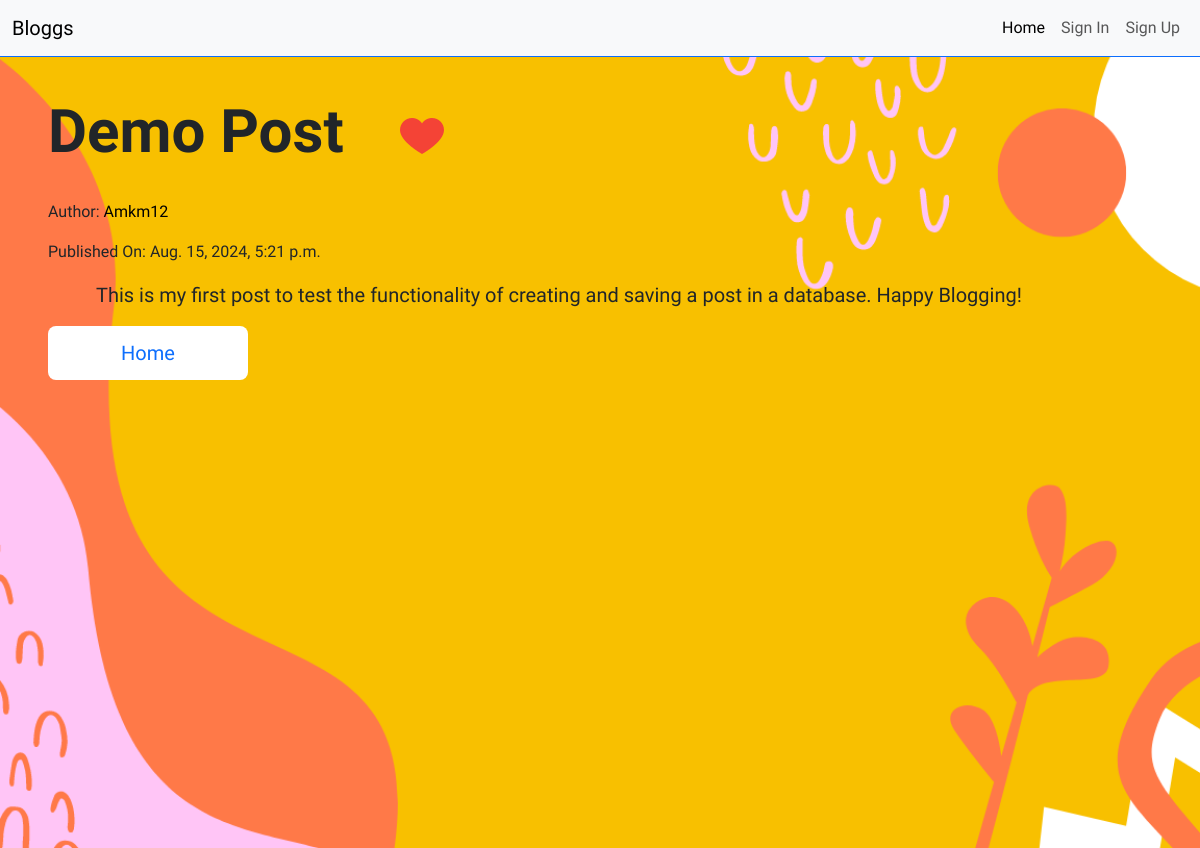
/blogs/read/2/1/, run on an earlier commit of the app's database.
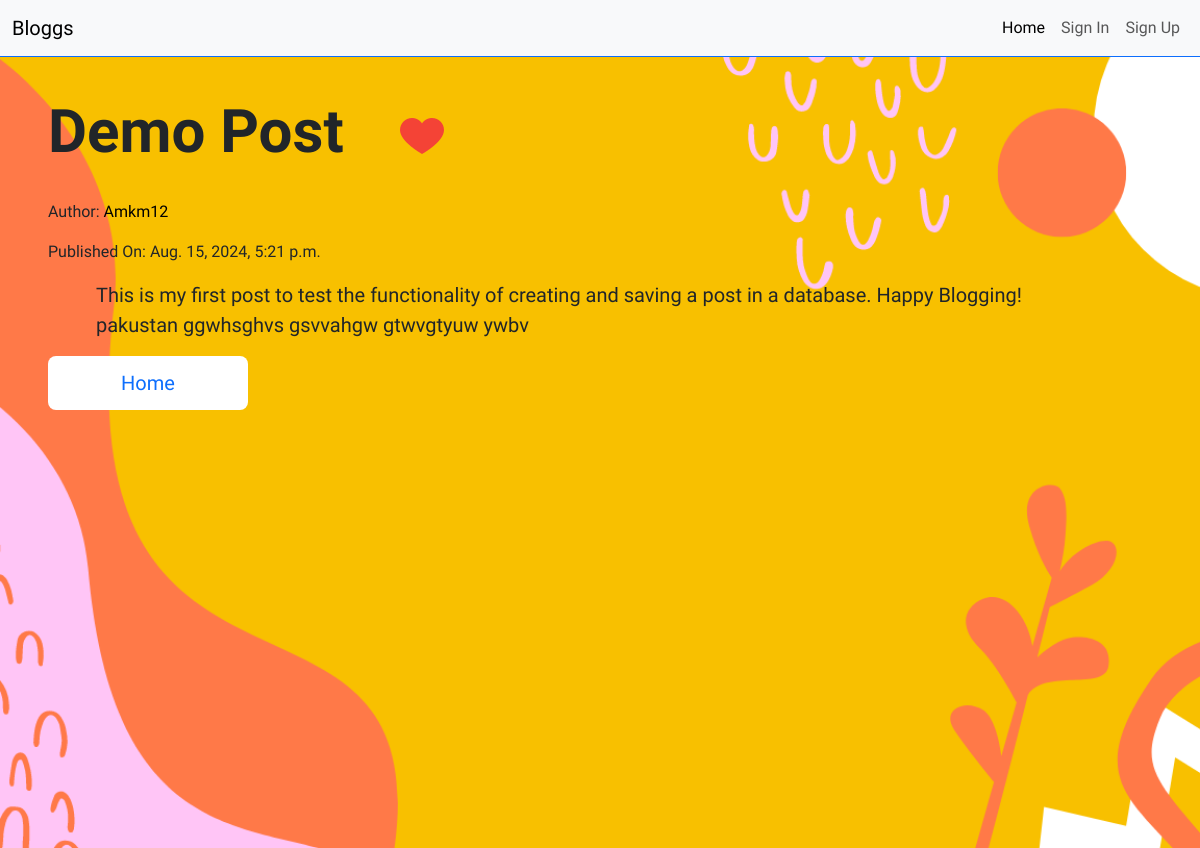
And on a later commit of the database.
### blogs/models.py (models this page shows, shortened)
class Blog(models.Model):
    title = models.CharField(max_length=200)
    content = models.TextField()
    created_at = models.DateTimeField()
    user = models.ForeignKey(User, on_delete=models.CASCADE)

class User(AbstractUser):
    firstname = models.CharField(max_length=100, blank=True)
    lastname = models.CharField(max_length=100, blank=True)
    created_at = models.DateField()

### blogs/views.py (the view)
# urls.py: path('read/<int:blog_id>/<int:user_id>/', views.read_blog, name='read'),
def read_blog(request, blog_id, user_id):
    blog = Blog.objects.get(pk=blog_id)
    user_liked = Likes.objects.filter(blog_id=blog_id, user_id=user_id).exists()
    print(user_liked)
    context = {'blog': blog, 'user_liked': user_liked}
    return render(request, 'blogs/read.html', context)

### Blog/templates/blogs/read.html (shortened to what this page needs)
{% extends '../base.html' %}
{% load static %}
{% block content %}
<div class="main-read container-fluid d-flex flex-column justify-content-top align-items-left mt-5 p-5">
    {% if user.id == blog.user.id %}
        <div class="d-flex flex-row justify-content-left align-items-center">
            <h1 class="read-h1">{{ blog.title }}</h1>
        </div>
        <br>
        <div class="d-flex flex-column align-items-left">
            <div class="post-author">
                <p>Author: <a href="#">{{ blog.user.username }}</a></p>
            </div>
            <div>
                <p>Published On: {{ blog.created_at }}</p>
            </div>
        </div>
        <div class="post-content container px-5">
            <p>{{ blog.content }}</p>
        </div>
        <div class="read-btn-div">
            <a href="{% url 'home' %}"><button>Home</button></a>
        </div>
    {% else %}
        <div class="d-flex flex-row justify-content-left align-items-center">
            <h1 class="read-h1">{{ blog.title }}</h1>
            {% if user_liked %}
                <div class="px-5">
                    <a href="{% url 'unlike' user.id blog.id %}"><button class="like-btn"><img src="{% static 'images/like.png' %}"></button></a>
                </div>
            {% else %}
                <div class="px-5">
                    <a href="{% url 'like' user.id blog.id %}"><button class="like-btn"><img src="{% static 'images/liked.png' %}"></button></a>
                </div>
            {% endif %}
        </div>
        <br>
        <div class="d-flex flex-column align-items-left">
            <div class="post-author">
                <p>Author: <a href="#">{{ blog.user.username }}</a></p>
            </div>
            <div>
                <p>Published On: {{ blog.created_at }}</p>
            </div>
        </div>
        <div class="post-content container px-5">
            <p>{{ blog.content }}</p>
        </div>
        <div class="read-btn-div">
            <a href="{% url 'home' %}"><button>Home</button></a>
        </div>
    {% endif %}
</div>
{% endblock %}

What changed in the data, as far as the page shows it:
changed Blog "Demo Post": content "This is my first post to test the functionality of creating and saving a post in a database. Happy Blogging!" → "This is my first post to test the functionality of creating and saving a post in a database. Happy Blogging! pakustan ggwhsghvs gsvvahgw gtwvgtyuw ywbv"
